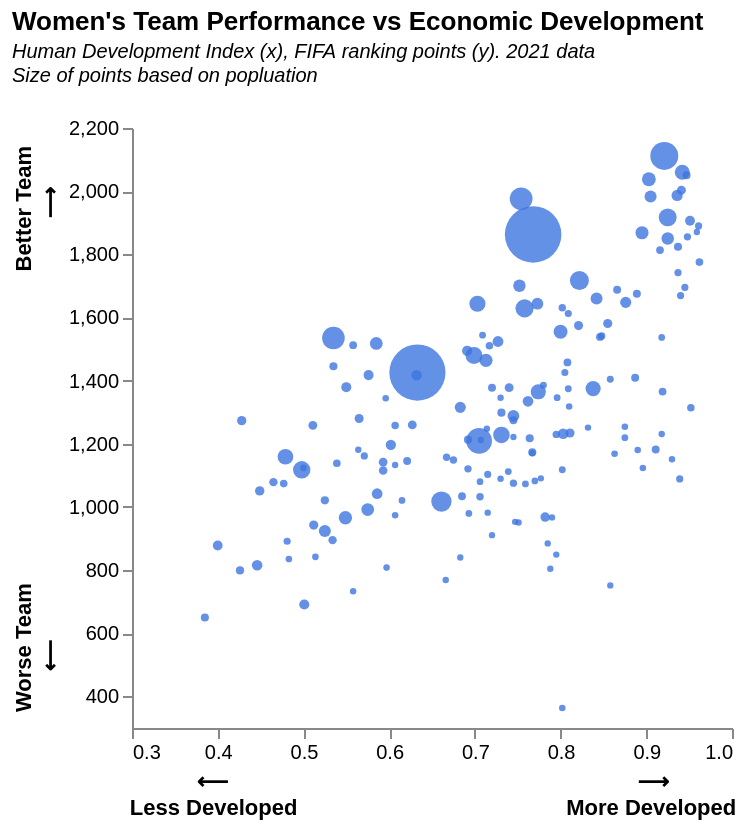

Vega-Lite specification for this chart:
### Vega-Lite specification from a JSON file in a GitHub repository (floating-point values rounded to 4 significant figures; data arrays with more than 128 entries replaced by an {"elided": "..."} marker saying what was removed)
{"$schema": "https://vega.github.io/schema/vega-lite/v5.json", "title": {"text": "Women's Team Performance vs Economic Development", "subtitle": ["Human Development Index (x), FIFA ranking points (y). 2021 data", "Size of points based on popluation", ""], "subtitleFontStyle": "italic", "subtitleFontSize": 10, "anchor": "start", "color": "black"}, "config": {"background": "white", "view": {"stroke": "transparent"}}, "data": {"values": {"elided": "163 records"}}, "mark": {"type": "circle", "color": "#3D76E0", "opacity": 0.8}, "height": 300, "width": 300, "encoding": {"x": {"field": "Value", "type": "quantitative", "scale": {"domain": [0.3, 1]}, "axis": {"grid": false}, "title": ["⟵                                                                   ⟶", "Less Developed                                            More Developed"]}, "y": {"field": "Womens Points", "type": "quantitative", "scale": {"domain": [300, 2200]}, "axis": {"grid": false}, "title": ["Worse Team                                                   Better Team", "⟵                                                                     ⟶"]}, "size": {"field": "Population", "type": "quantitative", "title": "Population", "scale": {"range": [10, 800]}, "legend": null}, "tooltip": [{"field": "Country Name", "type": "ordinal", "title": "Country"}, {"field": "Womens Points", "type": "quantitative", "title": "FIFA Ranking Points", "format": ".0f"}, {"field": "Value", "type": "quantitative", "title": "HDI", "format": ".2f"}, {"field": "Population", "type": "quantitative", "title": "Population", "format": ","}]}}
